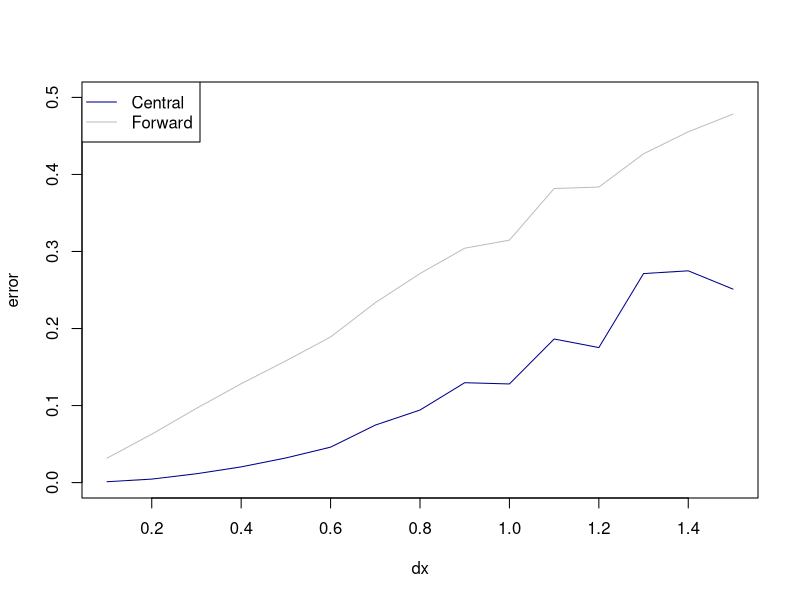
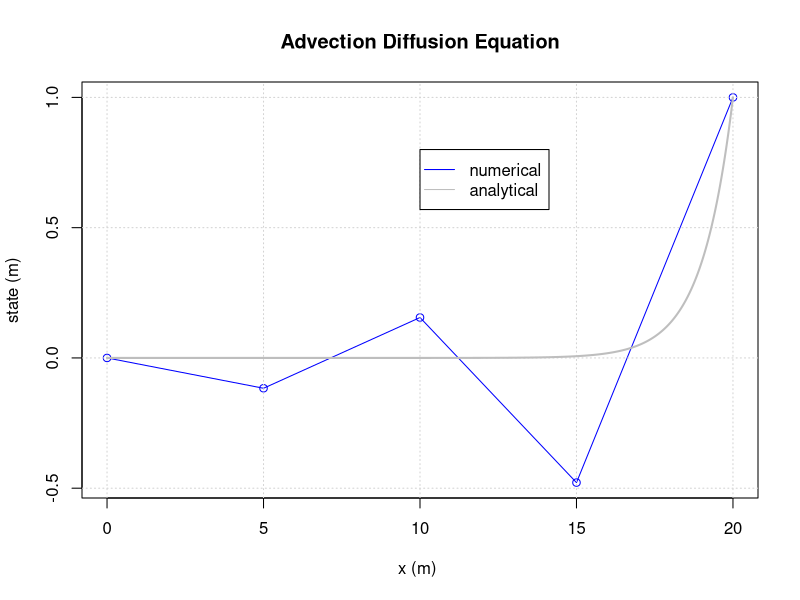
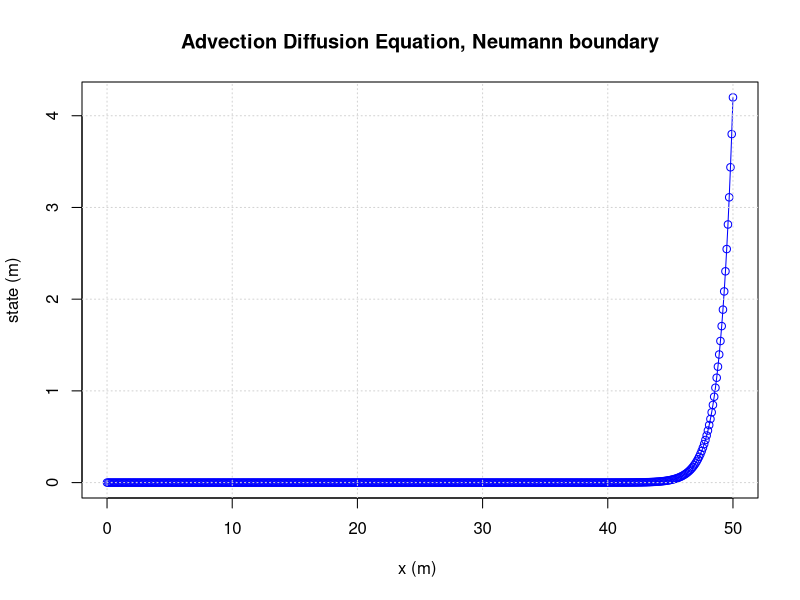

Write R code to recreate these figures, in order.
## ---- chunk 1
M=matrix(0,nrow=3,ncol=3)
# bring flux between 1 and 2 in matrix
M[1,1] = M[1,1]-7
M[1,2] = M[1,2]+7
M[2,2] = M[2,2]-7
M[2,1] = M[2,1]+7
# bring flux between 1 and 3 in matrix
M[1,1] = M[1,1]-5
M[1,3] = M[1,3]+5
M[3,3] = M[3,3]-5
M[3,1] = M[3,1]+5
# bring flux between 2 and 3 in matrix
M[2,2] = M[2,2]-8
M[2,3] = M[2,3]+8
M[3,3] = M[3,3]-8
M[3,2] = M[3,2]+8
# bring in the boundary condition
M[1,]  = 0
M[1,1] = 1
# right hand side
b = c(2,-1,-2)
print(solve(M,b))
## ---- chunk 2
M = matrix(0,nrow=3,ncol=3)
# the following gives an elegant programming solution
f = c(1,2,3)
t = c(2,3,1)
a = c(7,8,5)
for (i in 1:length(f))
{
  M[f[i],f[i]] = M[f[i],f[i]] - a[i]
  M[f[i],t[i]] = M[f[i],t[i]] + a[i]
  M[t[i],t[i]] = M[t[i],t[i]] - a[i]
  M[t[i],f[i]] = M[t[i],f[i]] + a[i]
}
## ---- chunk 3
M = matrix(0,nrow=8,ncol=8)
# the following gives an elegant programming solution
f = c(1,2,3,5,6,7,2,3,4)
t = c(2,3,4,6,7,8,6,7,8)
a = c(5,5,5,5,5,5,5,5,5)
for (i in 1:length(f))
{
  M[f[i],f[i]] = M[f[i],f[i]] - a[i]
  M[f[i],t[i]] = M[f[i],t[i]] + a[i]
  M[t[i],t[i]] = M[t[i],t[i]] - a[i]
  M[t[i],f[i]] = M[t[i],f[i]] + a[i]
}
M[1,]  = 0
M[1,1] = 1
M[5,]  = 0
M[5,5] = 1

# right hand side
v = c(0,0,0,-10,0,0,0,-10)
# solve
s = solve(M,v)
print(s)
## ---- chunk 4
M = matrix(0,nrow=5,ncol=5)
# the following gives an elegant programming solution
f = c(1,1,1,1,3,4,5)
t = c(2,3,4,5,4,5,2)
a = c(5,10,10,5,5,5,5)
for (i in 1:length(f))
{
  M[f[i],f[i]] = M[f[i],f[i]] - a[i]
  M[f[i],t[i]] = M[f[i],t[i]] + a[i]
  M[t[i],t[i]] = M[t[i],t[i]] - a[i]
  M[t[i],f[i]] = M[t[i],f[i]] + a[i]
}
M[2,]  = 0
M[2,2] = 1

# right hand side
v = c(0,0,-10,0,0)
# solve
s = solve(M,v)
print(s)
## ---- chunk 5
f = function(dx=(pi/2))
{
  # scheme C = central
  # scheme F = forward
  
  #### setting up initial parameters
  dx    = dx
  left  = 0
  right = 2*pi
  xcoor = seq(left, right, by=dx) # builds a list of all coordinates
  N     = length(xcoor)
  s     = sin(xcoor)
  c     = cos(xcoor)
  
  ##### CENTRAL SCHEME WITH FORWARD AND BACKWARD VALUES ON THE OUTER NODES
  
  M     = matrix(0, nrow=length(xcoor), ncol=length(xcoor)) # an empty matrix for the differencing scheme
  
  # populating vector and matrix
  for(j in 2:(length(xcoor)-1))
  {
    M[j,j+1] = 1/(2*dx)
    M[j,j-1] = -1/(2*dx)
  }
  M[1,1  ] = -1/dx
  M[1,2  ] = 1/dx
  M[N,N  ] = 1/dx
  M[N,N-1] = -1/dx
  
  # solve matrix equation
  V_c = M %*% s
  
  ##### FORWARD SCHEME WITH BACKWARD RIGHT NODE
  
  M = matrix(0,nrow=length(xcoor),ncol=length(xcoor)) # an empty matrix for the differencing scheme
  
  # populating vector and matrix
  for(j in 1:(length(xcoor)-1))
  {
    M[j,j]   = -1/dx
    M[j,j+1] = 1/dx
  }
  M[N,N  ] = 1/dx
  M[N,N-1] = -1/dx
  
  # solve matrix equation
  V_f = M %*% s
  
  ## error C
  error_c    = mean(abs(V_c - c))
  
  ## error F
  error_f    = mean(abs(V_f - c))
  
  return(list(error_c,error_f))
}
x = seq(0.1,pi/2,by=0.1)
error_list = data.frame("C" = rep(0,length=length(x)), "F" = rep(0,length=length(x)))
for(i in 1:length(x)){
  error = f(x[i])
  error_list[i,] = error
}

plot(x, error_list$F, type="l", col="grey", ylim=c(0,0.5), xlab="dx", ylab="error")
lines(x, error_list$C, type="l", col="darkblue")
legend("topleft", c("Central", "Forward"), col = c("darkblue","grey"), lty = c(1,1), pch = c(-1,-1))
## ---- chunk 6
dx    = 5    # step size
D     = 5    # diffusion coefficient
u     = 5    # advection coefficient
bl    = 0    # left boundary
br    = 1    # right boundary
n     = 5    # amount of nodes
## ---- chunk 7
dx    = 5    # step size
D     = 5    # diffusion coefficient
u     = 5    # advection coefficient
bl    = 0    # left boundary
br    = 1    # right boundary
n     = 5    # amount of nodes

left  = 0    # left coordinate
xcoor = seq(left,dx*(n-1), by=dx)

V     = c()  # build an empty vector for the solutions
M     = matrix(0,nrow=length(xcoor),ncol=length(xcoor)) 

for(j in 2:(length(xcoor)-1))
{
  M[j,j-1] = -u/(2*dx) - D/(dx^2)
  M[j,j  ] = 2*D/(dx^2)
  M[j,j+1] = u/(2*dx) - D/(dx^2)
  V[j]     = 0
}

# Left boundary
M[1,1] = 1
V[1]   = bl

# Right boundary
M[n,n] = 1
V[n]   = br

# Solve the system
s = solve(M,V)

# Plotting
plot(xcoor,s,ylab="state (m)",xlab="x (m) ",type='o',col='blue')
title(main='Advection Diffusion Equation')
grid()

# Calculate and plot the analytical solution
L = dx*(n-1)
xcooranalyt = seq(0,L, by=0.01)
sanalyt = c()
Danalyt = D
uanalyt = u
Peanalyt = uanalyt*L/Danalyt

for(j in 1:(length(xcooranalyt)))
{
  sanalyt[j] = bl+(exp(xcooranalyt[j]*Peanalyt/L)-1.)/(exp(Peanalyt)-1.)*(br-bl)
}

lines(xcooranalyt,sanalyt,col="grey",lwd=2) # analytical solution
legend(10, 0.8, c("numerical", "analytical"), col = c("blue","grey"), lty = c(1,1), pch = c(-1,-1))
## ---- chunk 8
dx    = 0.1    # step size
D     = 5    # diffusion coefficient
u     = 5    # advectio coefficient
bl    = 0    # left boundary
br    = 0.4    # right boundary

left  = 0    # left coordinate
right = 50
xcoor = seq(left,right, by=dx)
N     = length(xcoor)

V     = c()  # build an empty vector for the solutions
M     = matrix(0,nrow=length(xcoor),ncol=length(xcoor)) 

for(j in 2:(length(xcoor)-1))
{
  M[j,j-1] = -u/(2*dx) - D/(dx^2)
  M[j,j  ] = 2*D/(dx^2)
  M[j,j+1] = u/(2*dx) - D/(dx^2)
  V[j]     = 0
}

# Left boundary
M[1,1] = 1
V[1]   = bl

# Right boundary

M[N,N]   = 1
M[N,N-1] = -1
V[N]     = br

# Solve the system
s = solve(M,V)

# Plotting
plot(xcoor,s,ylab="state (m)",xlab="x (m) ",type='o',col='blue')
title(main='Advection Diffusion Equation, Neumann boundary')
grid()
